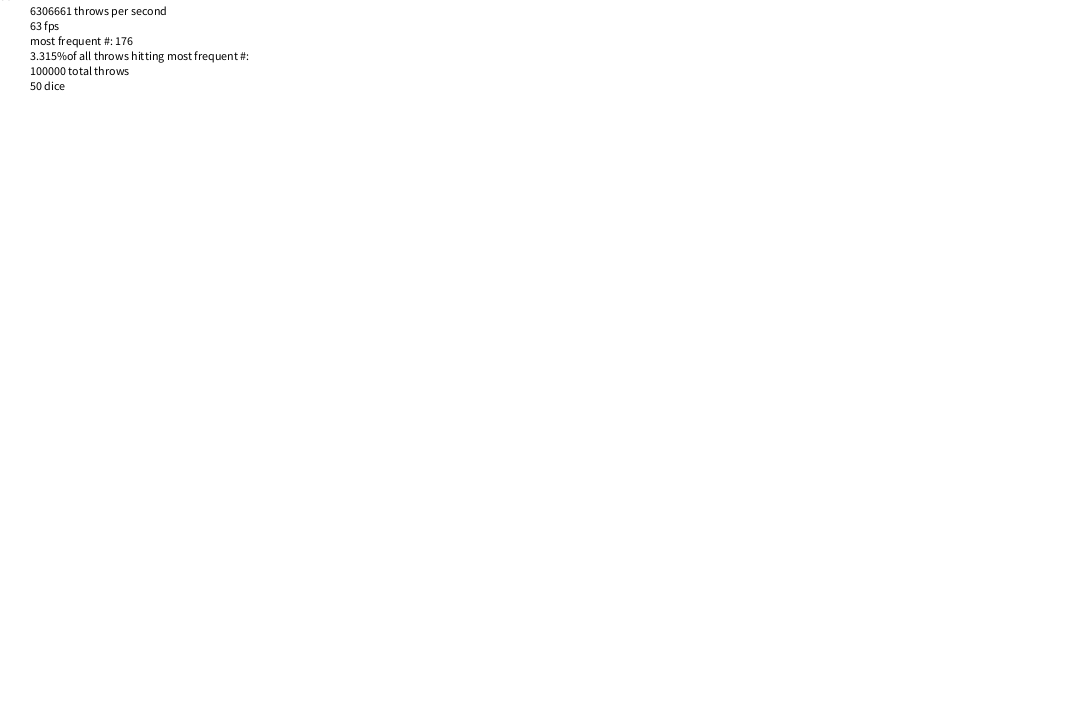
Frame 1 (no input)
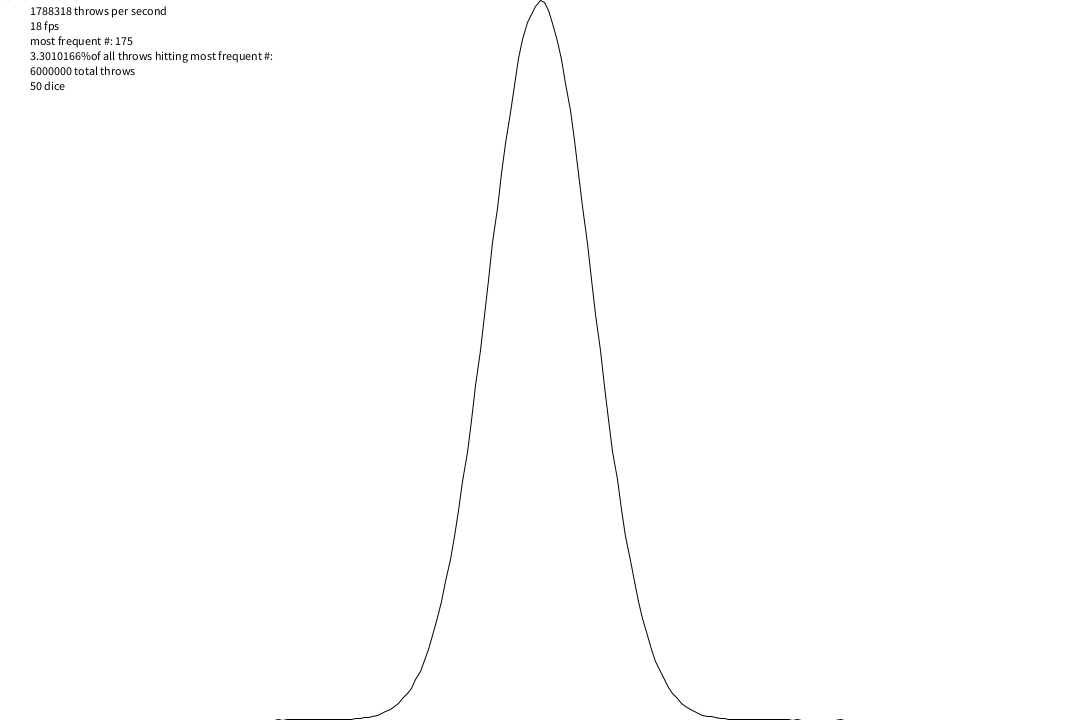
Frame 60 (the mouse pressed at the canvas centre just before this capture)
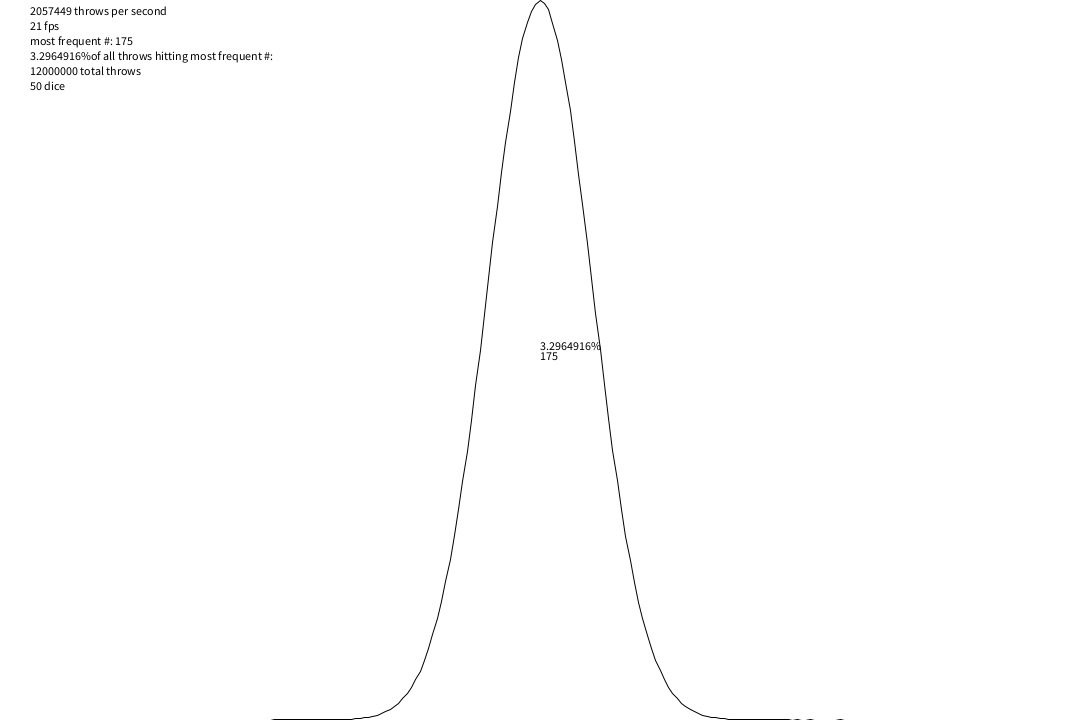
Frame 120 (the mouse held since frame 60 and released just before this capture)

The Processing sketch that drew these frames (run headless with seeded random() and noise(); from frame 60 on, the mouse is pressed at the canvas centre):

// Processing sketch: dice_dist
// ── dice_dist.pde
int dice=50;

int total = 0;

float scaling = 100;

IntList count = new IntList();

int throwsperdraw = 100000;

boolean shapemode = true;



void setup() {
  background(255);
  size(1080,720);
  //fullScreen();
  for (int i=dice-1; i<dice*6; i++) {
    count.append(0);
  }
}


void draw() {
  background(255);
  fill(255);
  if (shapemode) {
    beginShape();
    for (int i=0; i<count.size(); i++) {
      vertex(map(float(i+1)/float(count.size()+1), 0, 1, 0, width), map(count.get(i), 0, count.max(), height, 0));
    }
    endShape();
  } else {
    for (int i=0; i<count.size(); i++) {
      rect(map(float(i+1)/float(count.size()+1), 0, 1, 0, width), height, 5, -map(count.get(i), 0, count.max(), 0, height));
    }
  }
  for (int j=0; j<throwsperdraw; j++) {
  total++;
    int temp = 0;
    for (int i=0; i<dice; i++) {
      temp+=floor(random(1, 7));
    }

    count.add(temp-dice, 1);
  }
  fill(0);
  text(min(max(floor(map(mouseX,0,width,0,1)*(count.size()+1)+dice-0.5),dice),dice*6),mouseX,mouseY);
  text(100*float(count.get(min(max(floor(map(mouseX,0,width,0,1)*(count.size()+1)-0.5),0),dice*5)))/float(total)+"%",mouseX,mouseY-10);
  text(round(frameRate*throwsperdraw)+" throws per second",30,15);
  text(round(frameRate)+" fps",30,30);
  text("most frequent #: "+(dice-1+count.maxIndex()+1),30,45);
  text(100*float(count.max())/float(total)+"%of all throws hitting most frequent #: ",30,60);
  text(total + " total throws",30,75);
  text(dice+" dice",30,90);
}


void keyPressed() {
  if (key==' ') {
    shapemode=!shapemode;
  }
}
